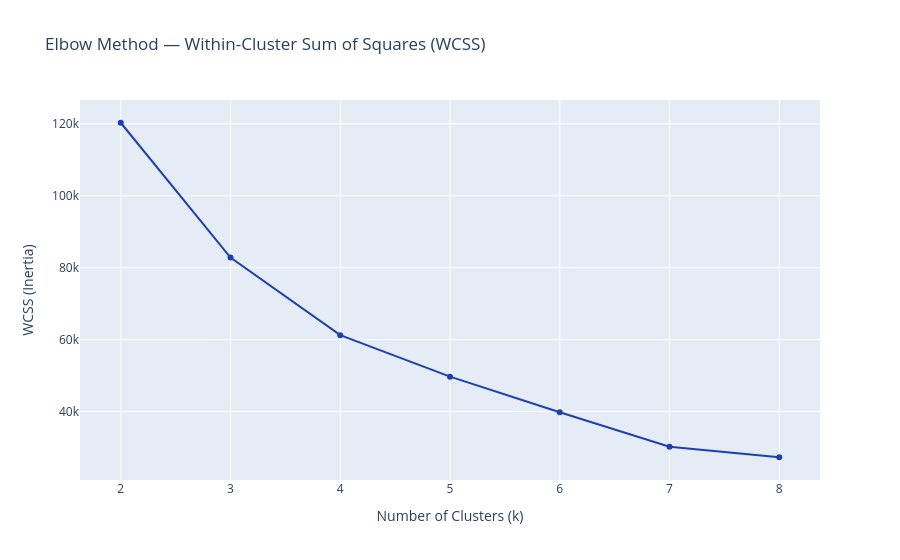

Notebook code cell kept with this figure:
### Markdown cell above
## 3. Elbow Method

### Code cell
print("Computing Elbow + Silhouette for k=2 to 8…")
k_results = find_optimal_k(X, k_range=range(2, 9))

elbow_df = pd.DataFrame(
    [{"k": k, "inertia": v} for k, v in k_results["elbow"].items()]
)

fig = px.line(
    elbow_df, x="k", y="inertia",
    markers=True,
    title="Elbow Method — Within-Cluster Sum of Squares (WCSS)",
    labels={"k": "Number of Clusters (k)", "inertia": "WCSS (Inertia)"},
    color_discrete_sequence=["#1e40af"],
)
fig.show()

### Figure 1 — Plotly figure (JSON) as saved in the notebook; plotly's stock layout.template omitted (floating-point values rounded to 4 significant figures)
{"data": [{"hovertemplate": "Number of Clusters (k)=%{x}<br>WCSS (Inertia)=%{y}<extra></extra>", "legendgroup": "", "line": {"color": "#1e40af", "dash": "solid"}, "marker": {"symbol": "circle"}, "mode": "lines+markers", "name": "", "orientation": "v", "showlegend": false, "type": "scatter", "x": [2, 3, 4, 5, 6, 7, 8], "xaxis": "x", "y": [120300.0, 82820.0, 61250.0, 49700.0, 39820.0, 30220.0, 27300.0], "yaxis": "y"}], "layout": {"legend": {"tracegroupgap": 0}, "title": {"text": "Elbow Method — Within-Cluster Sum of Squares (WCSS)"}, "xaxis": {"anchor": "y", "domain": [0, 1], "title": {"text": "Number of Clusters (k)"}}, "yaxis": {"anchor": "x", "domain": [0, 1], "title": {"text": "WCSS (Inertia)"}}}}
